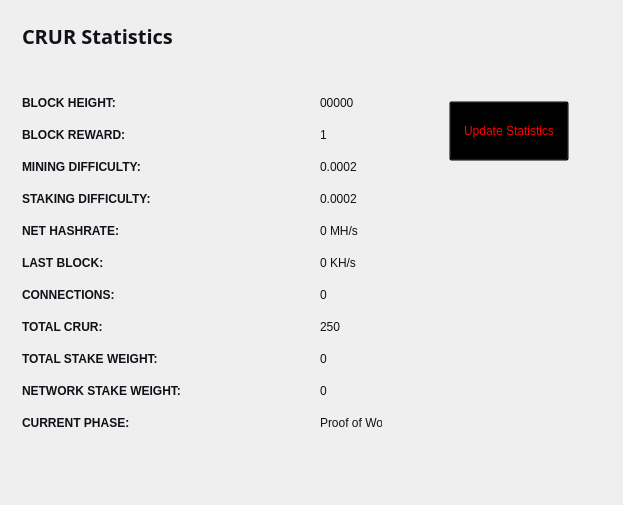
<?xml version="1.0" encoding="UTF-8"?>
<ui version="4.0">
 <class>StatisticsPage</class>
 <widget class="QWidget" name="StatisticsPage">
  <property name="windowModality">
   <enum>Qt::NonModal</enum>
  </property>
  <property name="geometry">
   <rect>
    <x>0</x>
    <y>0</y>
    <width>623</width>
    <height>505</height>
   </rect>
  </property>
  <property name="windowTitle">
   <string>Digging</string>
  </property>
  <property name="styleSheet">
   <string notr="true">color:#ffffff;
font-family:'Open Sans,sans-serif';</string>
  </property>
  <layout class="QGridLayout" name="gridLayout">
   <property name="sizeConstraint">
    <enum>QLayout::SetMaximumSize</enum>
   </property>
   <item row="0" column="1">
    <widget class="QFrame" name="frame">
     <property name="minimumSize">
      <size>
       <width>213</width>
       <height>0</height>
      </size>
     </property>
     <property name="frameShape">
      <enum>QFrame::NoFrame</enum>
     </property>
     <property name="frameShadow">
      <enum>QFrame::Raised</enum>
     </property>
     <widget class="QPushButton" name="startButton">
      <property name="geometry">
       <rect>
        <x>50</x>
        <y>90</y>
        <width>120</width>
        <height>60</height>
       </rect>
      </property>
      <property name="sizePolicy">
       <sizepolicy hsizetype="Fixed" vsizetype="Fixed">
        <horstretch>0</horstretch>
        <verstretch>0</verstretch>
       </sizepolicy>
      </property>
      <property name="minimumSize">
       <size>
        <width>120</width>
        <height>60</height>
       </size>
      </property>
      <property name="styleSheet">
       <string notr="true">background:transparent; color:red;</string>
      </property>
      <property name="text">
       <string>Update Statistics</string>
      </property>
     </widget>
    </widget>
   </item>
   <item row="0" column="0">
    <widget class="QFrame" name="gridFrame_2">
     <layout class="QGridLayout" name="gridLayout_4">
      <item row="3" column="0">
       <layout class="QFormLayout" name="formLayout_2">
        <property name="fieldGrowthPolicy">
         <enum>QFormLayout::FieldsStayAtSizeHint</enum>
        </property>
        <property name="horizontalSpacing">
         <number>139</number>
        </property>
        <property name="verticalSpacing">
         <number>18</number>
        </property>
        <property name="rightMargin">
         <number>0</number>
        </property>
        <item row="1" column="0">
         <widget class="QLabel" name="label_14">
          <property name="text">
           <string>&lt;html&gt;&lt;head/&gt;&lt;body&gt;&lt;p&gt;&lt;span style=&quot; font-weight:600; color:#121117;&quot;&gt;BLOCK HEIGHT:&lt;/span&gt;&lt;/p&gt;&lt;/body&gt;&lt;/html&gt;</string>
          </property>
         </widget>
        </item>
        <item row="1" column="1">
         <widget class="QLabel" name="heightBox">
          <property name="styleSheet">
           <string notr="true">color:#121117;</string>
          </property>
          <property name="text">
           <string>00000</string>
          </property>
         </widget>
        </item>
        <item row="2" column="0">
         <widget class="QLabel" name="label_12">
          <property name="text">
           <string>&lt;html&gt;&lt;head/&gt;&lt;body&gt;&lt;p&gt;&lt;span style=&quot; font-weight:600; color:#121117;&quot;&gt;BLOCK REWARD:&lt;/span&gt;&lt;/p&gt;&lt;/body&gt;&lt;/html&gt;</string>
          </property>
         </widget>
        </item>
        <item row="2" column="1">
         <widget class="QLabel" name="rewardBox">
          <property name="styleSheet">
           <string notr="true">color:#121117;</string>
          </property>
          <property name="text">
           <string>1</string>
          </property>
         </widget>
        </item>
        <item row="3" column="0">
         <widget class="QLabel" name="label_13">
          <property name="text">
           <string>&lt;html&gt;&lt;head/&gt;&lt;body&gt;&lt;p&gt;&lt;span style=&quot; font-weight:600; color:#121117;&quot;&gt;MINING DIFFICULTY:&lt;/span&gt;&lt;/p&gt;&lt;/body&gt;&lt;/html&gt;</string>
          </property>
         </widget>
        </item>
        <item row="3" column="1">
         <widget class="QLabel" name="diffBox">
          <property name="styleSheet">
           <string notr="true">color:#121117;</string>
          </property>
          <property name="text">
           <string>0.0002</string>
          </property>
         </widget>
        </item>
        <item row="4" column="0">
         <widget class="QLabel" name="label_9">
          <property name="text">
           <string>&lt;html&gt;&lt;head/&gt;&lt;body&gt;&lt;p&gt;&lt;span style=&quot; font-weight:600; color:#121117;&quot;&gt;STAKING DIFFICULTY:&lt;/span&gt;&lt;/p&gt;&lt;/body&gt;&lt;/html&gt;</string>
          </property>
         </widget>
        </item>
        <item row="4" column="1">
         <widget class="QLabel" name="diffBox2">
          <property name="styleSheet">
           <string notr="true">color:#121117;</string>
          </property>
          <property name="text">
           <string>0.0002</string>
          </property>
         </widget>
        </item>
        <item row="5" column="1">
         <widget class="QLabel" name="pawrateBox">
          <property name="styleSheet">
           <string notr="true">color:#121117;</string>
          </property>
          <property name="text">
           <string>0 MH/s</string>
          </property>
         </widget>
        </item>
        <item row="6" column="0">
         <widget class="QLabel" name="label3_2">
          <property name="sizePolicy">
           <sizepolicy hsizetype="Preferred" vsizetype="Maximum">
            <horstretch>0</horstretch>
            <verstretch>0</verstretch>
           </sizepolicy>
          </property>
          <property name="text">
           <string>&lt;html&gt;&lt;head/&gt;&lt;body&gt;&lt;p&gt;&lt;span style=&quot; font-weight:600; color:#121117;&quot;&gt;LAST BLOCK:&lt;/span&gt;&lt;/p&gt;&lt;/body&gt;&lt;/html&gt;</string>
          </property>
         </widget>
        </item>
        <item row="6" column="1">
         <widget class="QLabel" name="localBox">
          <property name="styleSheet">
           <string notr="true">color:#121117;</string>
          </property>
          <property name="text">
           <string>0 KH/s</string>
          </property>
         </widget>
        </item>
        <item row="7" column="0">
         <widget class="QLabel" name="label1_2">
          <property name="text">
           <string>&lt;html&gt;&lt;head/&gt;&lt;body&gt;&lt;p&gt;&lt;span style=&quot; font-weight:600; color:#121117;&quot;&gt;CONNECTIONS:&lt;/span&gt;&lt;/p&gt;&lt;/body&gt;&lt;/html&gt;</string>
          </property>
         </widget>
        </item>
        <item row="7" column="1">
         <widget class="QLabel" name="connectionBox">
          <property name="styleSheet">
           <string notr="true">color:#121117;</string>
          </property>
          <property name="text">
           <string>0</string>
          </property>
         </widget>
        </item>
        <item row="8" column="0">
         <widget class="QLabel" name="label_8">
          <property name="text">
           <string>&lt;html&gt;&lt;head/&gt;&lt;body&gt;&lt;p&gt;&lt;span style=&quot; font-weight:600; color:#121117;&quot;&gt;TOTAL CRUR:&lt;/span&gt;&lt;/p&gt;&lt;/body&gt;&lt;/html&gt;</string>
          </property>
         </widget>
        </item>
        <item row="8" column="1">
         <widget class="QLabel" name="volumeBox">
          <property name="styleSheet">
           <string notr="true">color:#121117;</string>
          </property>
          <property name="text">
           <string>250</string>
          </property>
         </widget>
        </item>
        <item row="9" column="0">
         <widget class="QLabel" name="label_10">
          <property name="text">
           <string>&lt;html&gt;&lt;head/&gt;&lt;body&gt;&lt;p&gt;&lt;span style=&quot; font-weight:600; color:#121117;&quot;&gt;TOTAL STAKE WEIGHT:&lt;/span&gt;&lt;/p&gt;&lt;/body&gt;&lt;/html&gt;</string>
          </property>
         </widget>
        </item>
        <item row="9" column="1">
         <widget class="QLabel" name="minBox">
          <property name="styleSheet">
           <string notr="true">color:#121117;</string>
          </property>
          <property name="text">
           <string>0</string>
          </property>
         </widget>
        </item>
        <item row="10" column="0">
         <widget class="QLabel" name="label_11">
          <property name="text">
           <string>&lt;html&gt;&lt;head/&gt;&lt;body&gt;&lt;p&gt;&lt;span style=&quot; font-weight:600; color:#121117;&quot;&gt;NETWORK STAKE WEIGHT:&lt;/span&gt;&lt;/p&gt;&lt;/body&gt;&lt;/html&gt;</string>
          </property>
         </widget>
        </item>
        <item row="10" column="1">
         <widget class="QLabel" name="maxBox">
          <property name="styleSheet">
           <string notr="true">color:#121117;</string>
          </property>
          <property name="text">
           <string>0</string>
          </property>
         </widget>
        </item>
        <item row="11" column="0">
         <widget class="QLabel" name="label_15">
          <property name="text">
           <string>&lt;html&gt;&lt;head/&gt;&lt;body&gt;&lt;p&gt;&lt;span style=&quot; font-weight:600; color:#121117;&quot;&gt;CURRENT PHASE:&lt;/span&gt;&lt;/p&gt;&lt;/body&gt;&lt;/html&gt;</string>
          </property>
         </widget>
        </item>
        <item row="11" column="1">
         <widget class="QLabel" name="cBox">
          <property name="styleSheet">
           <string notr="true">color:#121117;</string>
          </property>
          <property name="text">
           <string>Proof of Work</string>
          </property>
         </widget>
        </item>
        <item row="5" column="0">
         <widget class="QLabel" name="label_16">
          <property name="text">
           <string>&lt;html&gt;&lt;head/&gt;&lt;body&gt;&lt;p&gt;&lt;span style=&quot; font-weight:600; color:#121117;&quot;&gt;NET HASHRATE:&lt;/span&gt;&lt;/p&gt;&lt;/body&gt;&lt;/html&gt;</string>
          </property>
         </widget>
        </item>
       </layout>
      </item>
      <item row="1" column="0">
       <layout class="QHBoxLayout" name="horizontalLayout_4">
        <property name="spacing">
         <number>7</number>
        </property>
        <item>
         <widget class="QLabel" name="label_5">
          <property name="font">
           <font>
            <family>Open Sans,sans-serif</family>
           </font>
          </property>
          <property name="text">
           <string>&lt;html&gt;&lt;head/&gt;&lt;body&gt;&lt;p&gt;&lt;span style=&quot; font-size:20px; font-weight:600; color:#121117;&quot;&gt;CRUR Statistics&lt;/span&gt;&lt;/p&gt;&lt;/body&gt;&lt;/html&gt;</string>
          </property>
         </widget>
        </item>
        <item>
         <spacer name="horizontalSpacer_2">
          <property name="orientation">
           <enum>Qt::Horizontal</enum>
          </property>
          <property name="sizeHint" stdset="0">
           <size>
            <width>40</width>
            <height>20</height>
           </size>
          </property>
         </spacer>
        </item>
       </layout>
      </item>
      <item row="2" column="0">
       <spacer name="verticalSpacer_2">
        <property name="orientation">
         <enum>Qt::Vertical</enum>
        </property>
        <property name="sizeHint" stdset="0">
         <size>
          <width>20</width>
          <height>40</height>
         </size>
        </property>
       </spacer>
      </item>
     </layout>
    </widget>
   </item>
   <item row="1" column="0">
    <spacer name="verticalSpacer">
     <property name="orientation">
      <enum>Qt::Vertical</enum>
     </property>
     <property name="sizeHint" stdset="0">
      <size>
       <width>20</width>
       <height>40</height>
      </size>
     </property>
    </spacer>
   </item>
  </layout>
 </widget>
 <layoutdefault spacing="6" margin="11"/>
 <resources/>
 <connections/>
</ui>
